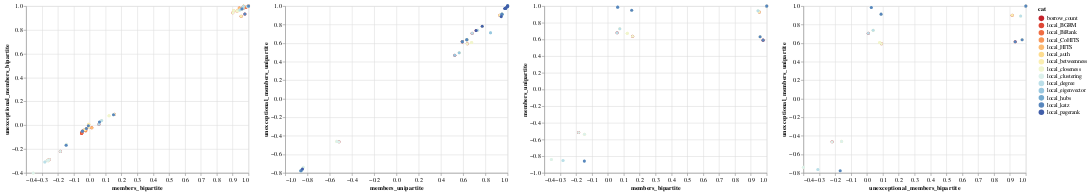

The code cell stored with this chart in its notebook:
### Code cell
df_type = 'members_bipartite'
df_type2 = 'unexceptional_members_bipartite'
melted_all_borrows_members = get_melted_corr(
    members_bipartite, df_type)
melted_unex_borrows_members = get_melted_corr(
    unexceptional_members_bipartite, df_type2)

df_type_subset = 'members_unipartite'
df_type_subset2 = 'unexceptional_members_unipartite'

melted_all_borrows_members_subset = get_melted_corr(
    members_unipartite, df_type_subset)
melted_unex_borrows_members_subset = get_melted_corr(
    unexceptional_members_unipartite, df_type_subset2)

chart = compare_corr_chart(melted_all_borrows_members,melted_unex_borrows_members, df_type, df_type2)

chart1 = compare_corr_chart(melted_all_borrows_members_subset,melted_unex_borrows_members_subset, df_type_subset, df_type_subset2)

chart2 = compare_corr_chart(melted_all_borrows_members, melted_all_borrows_members_subset, df_type, df_type_subset)

chart3 = compare_corr_chart(melted_unex_borrows_members,melted_unex_borrows_members_subset, df_type2, df_type_subset2)

alt.hconcat(*[chart, chart1, chart2, chart3])
